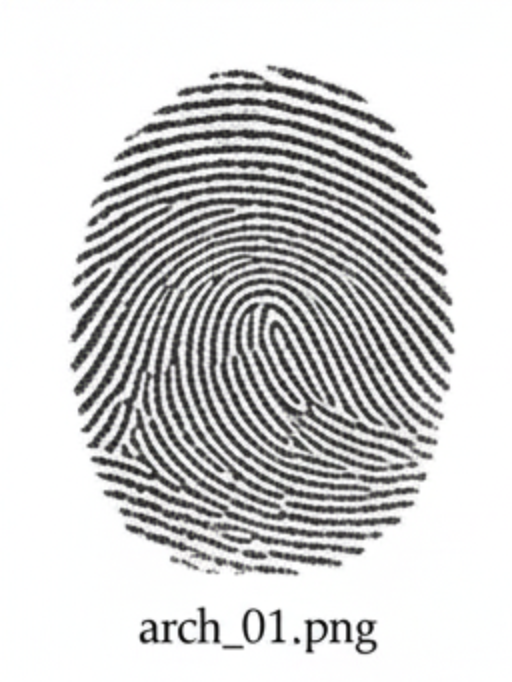
#> input picture data/fingerprint_images/Arch 1.png, 512 x 682 px; its folder holds only this picture in this run
$ python -i feature_extraction.py   (imports and definitions only)   (older library calls are emulated)
#> lines starting #> are read from the running program, lines starting #| are printed output that depends on the picture; after the words box and inside, x2 and y2 are one past the last pixel; in counts of white or black regions, pixels touching at a corner belong together
"""
Module 3: Biometric Feature Extraction
Purpose: Extract pattern type, ridge counts, and minutiae from fingerprint images.
"""
import cv2
import numpy as np
from scipy import ndimage
import os
import pandas as pd
from config import FINGERPRINT_PROCESSED_DIR, FINGERPRINT_RAW_DIR

def _calculate_orientation_field(image, block_size=64):
    """Calculates the flow pattern of the ridges."""
    sobel_x = cv2.Sobel(image, cv2.CV_64F, 1, 0, ksize=3)
    sobel_y = cv2.Sobel(image, cv2.CV_64F, 0, 1, ksize=3)
    g_xx = ndimage.uniform_filter(sobel_x**2, size=block_size)
    g_yy = ndimage.uniform_filter(sobel_y**2, size=block_size)
    g_xy = ndimage.uniform_filter(sobel_x * sobel_y, size=block_size)
    return np.pi / 2 + 0.5 * np.arctan2(2 * g_xy, g_xx - g_yy)

def _calculate_singular_points(orient, mask):
    """Detects Cores and Deltas to classify the fingerprint type."""
    rows, cols = orient.shape
    cores, deltas = [], []
    padded = np.pad(orient, 1, mode='edge')
    for r in range(1, rows, 2):
        for c in range(1, cols, 2):
            if mask[r, c] == 0: continue
            path = [padded[r-1,c-1], padded[r-1,c], padded[r-1,c+1], padded[r,c+1],
                    padded[r+1,c+1], padded[r+1,c], padded[r+1,c-1], padded[r,c-1]]
            diff_sum = sum((((path[(i+1)%8]-path[i])+np.pi/2)%np.pi)-np.pi/2 for i in range(8))
            index = np.rad2deg(diff_sum)
            if 170 < index < 190: cores.append((r, c))
            elif -185 < index < -175: deltas.append((r, c))

    def cluster(pts, dist=55):
        if not pts: return 0
        final = []
        for p in pts:
            if all(np.linalg.norm(np.array(p)-np.array(c)) > dist for c in final):
                final.append(p)
        return len(final)
    return cluster(cores), cluster(deltas)

def extract_fingerprint_features(raw_gray_image):
    """Main extraction pipeline for ridge and minutiae metrics."""
    h, w = raw_gray_image.shape
#> h = 682; w = 512
    mask = np.zeros((h, w), dtype=np.uint8)
    cv2.ellipse(mask, (w//2, h//2), (int(w*0.25), int(h*0.35)), 0, 0, 360, 255, -1)
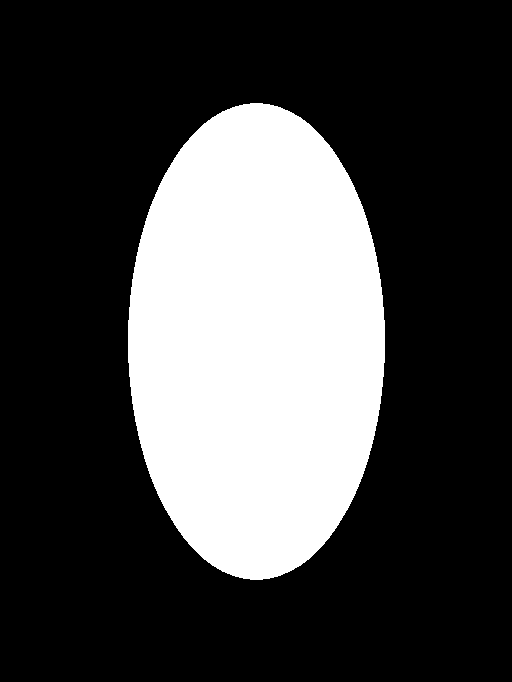
#> mask: shape (682, 512); 27.5% white; 1 white region, box (x1, y1, x2, y2) and area: (128, 103, 385, 580) 96193

    # Preprocessing for ridge detection
    blurred = cv2.GaussianBlur(raw_gray_image, (7, 7), 0)
    binary = cv2.adaptiveThreshold(blurred, 255, cv2.ADAPTIVE_THRESH_GAUSSIAN_C,
                                   cv2.THRESH_BINARY_INV, 21, 10)
#> binary: shape (682, 512); 21% white; 62 white regions (1 under 20 px), largest, box (x1, y1, x2, y2) and area: (81, 246, 444, 453) 3776, (186, 257, 439, 501) 3575, (210, 279, 427, 484) 2997
    thinned = cv2.ximgproc.thinning(binary)
#> thinned: shape (682, 512); 3.8% white in thin lines or dots, all inside (x1, y1, x2, y2) = (73, 68, 452, 653)
    thinned_norm = (thinned > 0).astype(np.uint8) * (mask > 0)
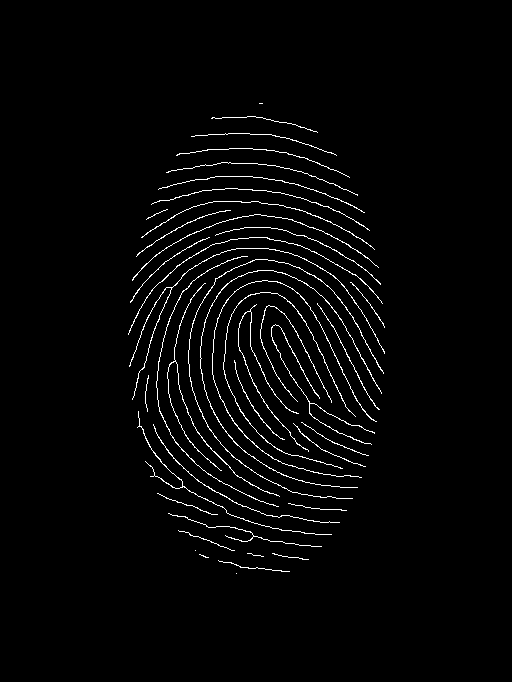
#> thinned_norm: shape (682, 512); values 0 (black) and 1 (white), 2.4% white in thin lines or dots, all inside (x1, y1, x2, y2) = (128, 103, 385, 574)

    # Ridge ratio calculation
    pixel_sum = np.sum(thinned_norm)
#> pixel_sum = 8273
    mask_area = np.sum(mask > 0)
#> mask_area = 96193
    ridge_ratio = pixel_sum / (mask_area + 1)
#> ridge_ratio = 0.086

    # Calculating biometric markers
    ridge_count = max(10, min(int(ridge_ratio * 400), 38))
#> ridge_count = 34
    density = max(9, min(int(ridge_ratio * 200), 20))
#> density = 17
    minutiae = max(20, min(int(ridge_ratio * 800), 78))
#> minutiae = 68

    # Pattern Classification
    orient = _calculate_orientation_field(raw_gray_image, block_size=64)
#> in _calculate_orientation_field, `sobel_y = cv2.Sobel(image, cv2.CV_64F, 0, 1, ksize=3)`:
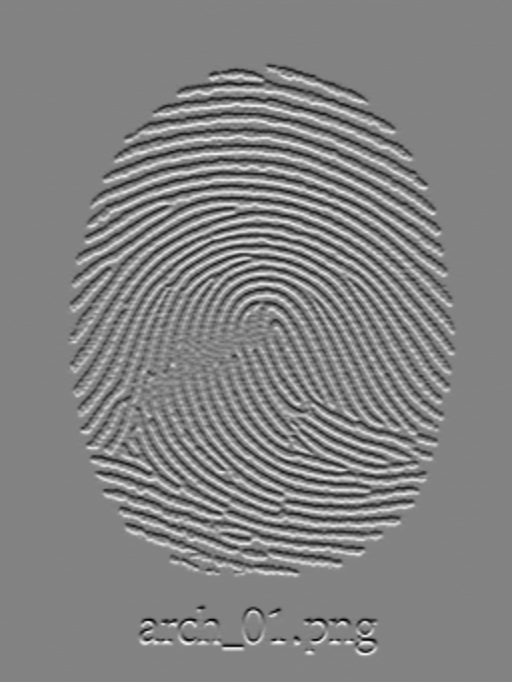
#> sobel_y: shape (682, 512) float64; min -645, max 612, mean 0; drawn with min black and max white
#> in _calculate_orientation_field, `g_xx = ndimage.uniform_filter(sobel_x**2, size=block_size)`:
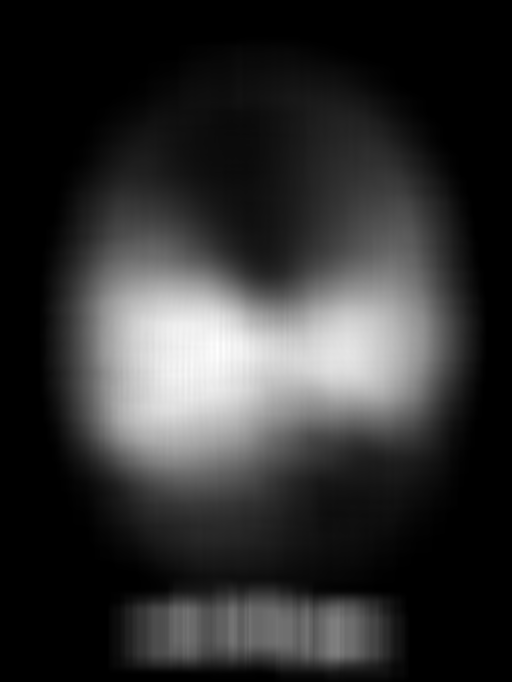
#> g_xx: shape (682, 512) float64; min 0.727, max 80090, mean 15218.9; drawn with min black and max white
#> in _calculate_orientation_field, `g_yy = ndimage.uniform_filter(sobel_y**2, size=block_size)`:
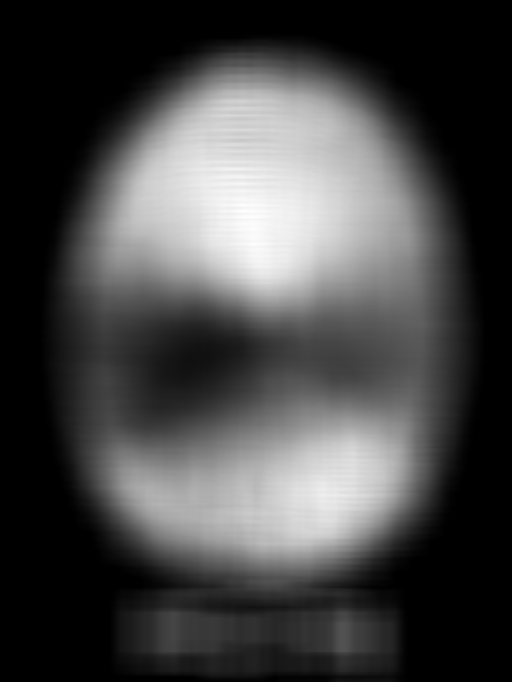
#> g_yy: shape (682, 512) float64; min 0.687, max 79644.1, mean 22031.3; drawn with min black and max white
#> in _calculate_orientation_field, `g_xy = ndimage.uniform_filter(sobel_x * sobel_y, size=block_size)`:
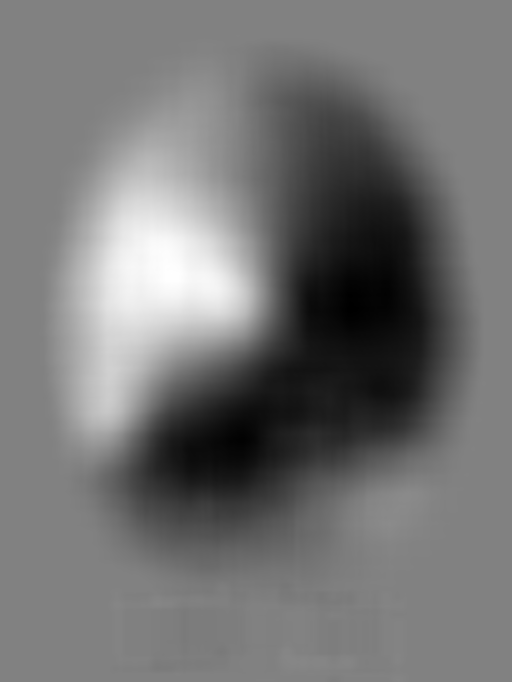
#> g_xy: shape (682, 512) float64; min -40201.8, max 38750.2, mean -4258.3; drawn with min black and max white
    n_cores, n_deltas = _calculate_singular_points(orient, mask)
#> in _calculate_singular_points, `padded = np.pad(orient, 1, mode='edge')`:
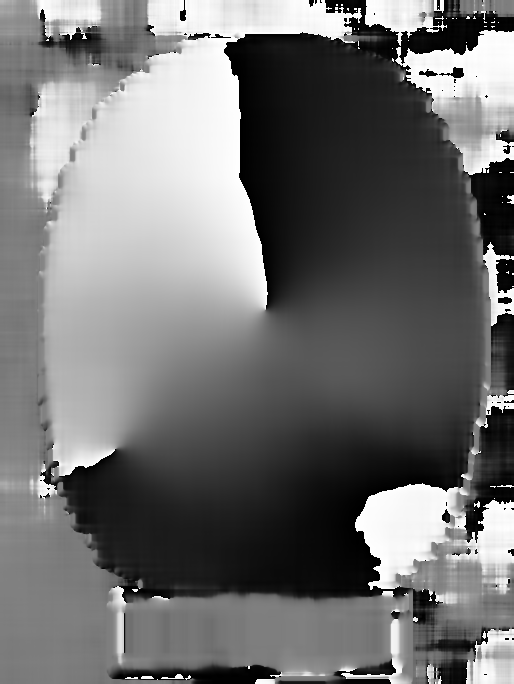
#> padded: shape (684, 514) float64; min 7.01e-06, max 3.14, mean 1.4; drawn with min black and max white
#> after the loop in _calculate_singular_points, `for r in range(1, rows, 2):`: cores = [(309, 265)]; deltas = []
#> the loop in cluster, `for p in pts:` made 1 pass
#> after the loop in cluster, `for p in pts:`: final = [(309, 265)]
#> n_cores = 1; n_deltas = 0

    if n_deltas == 0: f_type = "arch"
    elif n_deltas == 1: f_type = "loop"
    else: f_type = "whorl"

    return {
        'fingerprint_type': f_type,
        'ridge_count': ridge_count,
        'ridge_density': density,
        'minutiae_count': minutiae
    }

def run_extraction():
    print("\n" + "="*70)
    print("MODULE 3: BIOMETRIC FEATURE EXTRACTION")
    print("="*70)
    print(f"{'ID':<15} | {'Type':<8} | {'RC':<4} | {'RD':<4} | {'M':<4}")
    print("-" * 70)

    results = []
    if not os.path.exists(FINGERPRINT_RAW_DIR):
        print(f"✗ Error: {FINGERPRINT_RAW_DIR} not found.")
        return

    # Process all images in the raw directory
    for filename in os.listdir(FINGERPRINT_RAW_DIR):
        if filename.lower().endswith(('.jpg', '.png', '.jpeg')):
            p_id = os.path.splitext(filename)[0]
            img_path = os.path.join(FINGERPRINT_RAW_DIR, filename)
            img = cv2.imread(img_path, 0)

            if img is not None:
                f = extract_fingerprint_features(img)
                f['id'] = p_id  # Ensures lowercase 'id'
                results.append(f)
                print(f"{p_id:<15} | {f['fingerprint_type']:<8} | {f['ridge_count']:<4} | {f['ridge_density']:<4} | {f['minutiae_count']:<4}")

    if results:
        df = pd.DataFrame(results)

        # Standardize all column names to lowercase for integration
        df.columns = [c.lower().replace(' ', '_') for c in df.columns]

        os.makedirs(FINGERPRINT_PROCESSED_DIR, exist_ok=True)
        output_path = os.path.join(FINGERPRINT_PROCESSED_DIR, 'extracted_features.csv')
        df.to_csv(output_path, index=False)

        print(f"\n✅ Extraction Complete.")
        print(f"✓ Columns Saved: {df.columns.tolist()}")
        print(f"✓ Total features saved to: {output_path}")
    else:
        print("⚠ No images were processed. Ensure images are in data/fingerprint_images/")

# [2 lines not run here, left out]

>>> import cv2
>>> picture = cv2.imread('../data/fingerprint_images/Arch 1.png', cv2.IMREAD_GRAYSCALE)
>>> result = extract_fingerprint_features(picture)
#> result = {'fingerprint_type': 'arch', 'ridge_count': 34, 'ridge_density': 17, 'minutiae_count': 68}

$ run again, on data/fingerprint_images/Arch 10.png
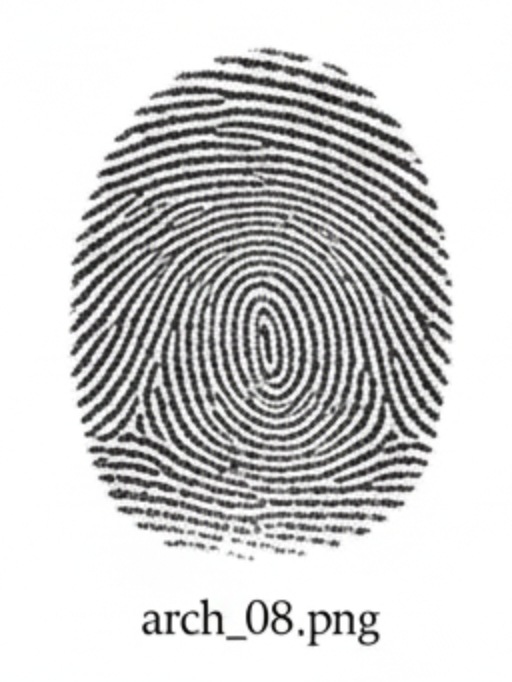
#> input picture data/fingerprint_images/Arch 10.png, 512 x 682 px
#> mask: shape (682, 512); 27.5% white; 1 white region, box (x1, y1, x2, y2) and area: (128, 103, 385, 580) 96193
#> in extract_fingerprint_features, `binary = cv2.adaptiveThreshold(blurred, 255, cv2.ADAPTIVE_THRESH_GAUSS..`:
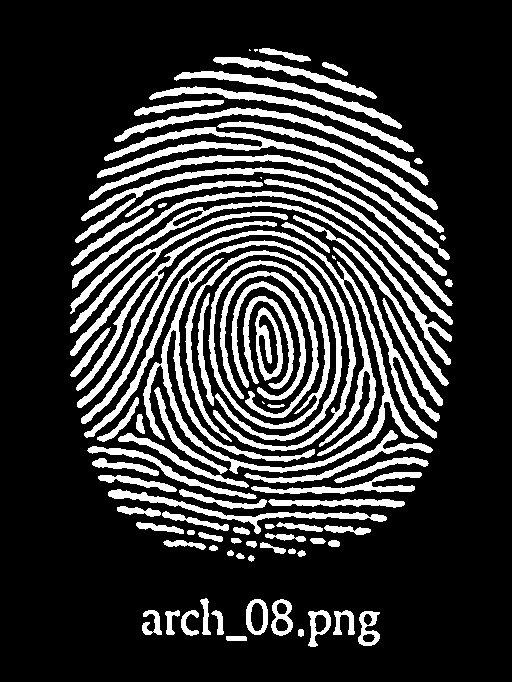
#> binary: shape (682, 512); 21.1% white; 88 white regions (5 under 20 px), largest, box (x1, y1, x2, y2) and area: (81, 230, 419, 474) 11971, (97, 127, 444, 233) 3328, (70, 201, 452, 365) 2849
#> thinned: shape (682, 512); 3.8% white in thin lines or dots, all inside (x1, y1, x2, y2) = (71, 49, 449, 644)
#> thinned_norm: shape (682, 512); values 0 (black) and 1 (white), 2.3% white in thin lines or dots, all inside (x1, y1, x2, y2) = (128, 110, 385, 559)
#> pixel_sum = 8119
#> ridge_ratio = 0.0844
#> ridge_count = 33
#> density = 16
#> minutiae = 67
#> in _calculate_singular_points, `padded = np.pad(orient, 1, mode='edge')`:
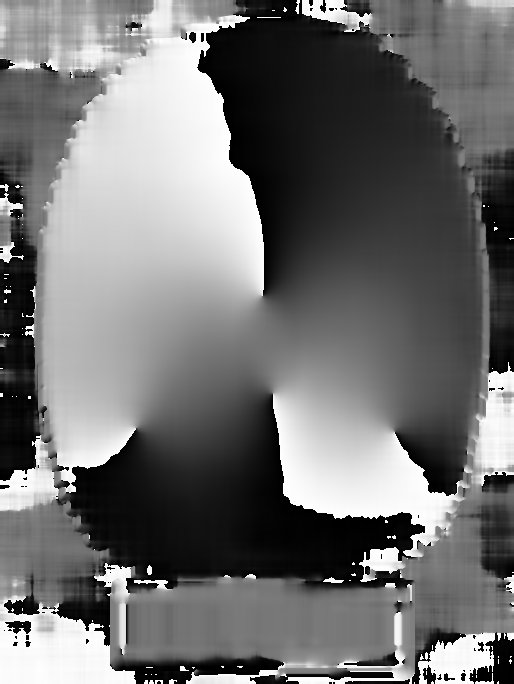
#> padded: shape (684, 514) float64; min 9.66e-07, max 3.14, mean 1.4; drawn with min black and max white
#> after the loop in _calculate_singular_points, `for r in range(1, rows, 2):`: cores = [(295, 263), (393, 273), (579, 255)]; deltas = [(577, 245)]
#> the loop in cluster, `for p in pts:` made 3 passes
#> after the loop in cluster, `for p in pts:`: final = [(295, 263), (393, 273), (579, 255)]
#> the loop in cluster (call 2), `for p in pts:` made 1 pass
#> n_cores = 3; n_deltas = 1
#> result = {'fingerprint_type': 'loop', 'ridge_count': 33, 'ridge_density': 16, 'minutiae_count': 67}

$ run again, on data/fingerprint_images/Arch 3.png
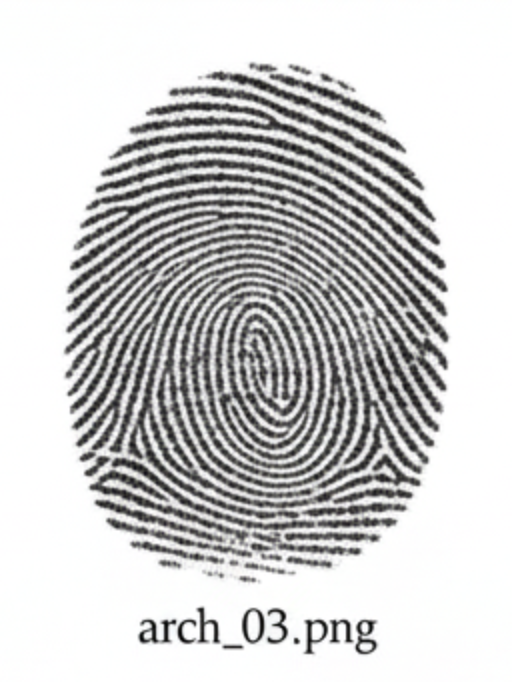
#> input picture data/fingerprint_images/Arch 3.png, 512 x 682 px
#> mask: shape (682, 512); 27.5% white; 1 white region, box (x1, y1, x2, y2) and area: (128, 103, 385, 580) 96193
#> in extract_fingerprint_features, `binary = cv2.adaptiveThreshold(blurred, 255, cv2.ADAPTIVE_THRESH_GAUSS..`:
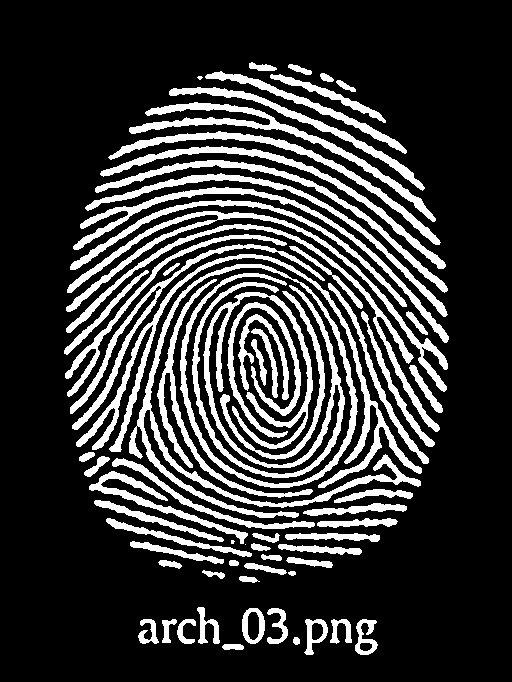
#> binary: shape (682, 512); 21.4% white; 70 white regions (3 under 20 px), largest, box (x1, y1, x2, y2) and area: (129, 264, 421, 518) 7346, (192, 282, 345, 478) 6303, (76, 254, 422, 488) 4844
#> thinned: shape (682, 512); 3.9% white in thin lines or dots, all inside (x1, y1, x2, y2) = (67, 66, 446, 653)
#> thinned_norm: shape (682, 512); values 0 (black) and 1 (white), 2.4% white in thin lines or dots, all inside (x1, y1, x2, y2) = (128, 105, 385, 580)
#> pixel_sum = 8500
#> ridge_ratio = 0.0884
#> ridge_count = 35
#> density = 17
#> minutiae = 70
#> in _calculate_singular_points, `padded = np.pad(orient, 1, mode='edge')`:
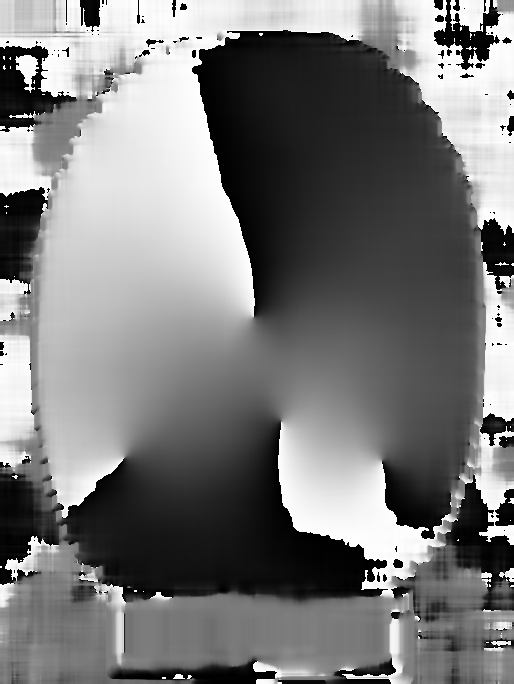
#> padded: shape (684, 514) float64; min 7.25e-06, max 3.14, mean 1.51; drawn with min black and max white
#> after the loop in _calculate_singular_points, `for r in range(1, rows, 2):`: cores = [(317, 253), (421, 281)]; deltas = []
#> the loop in cluster, `for p in pts:` made 2 passes
#> after the loop in cluster, `for p in pts:`: final = [(317, 253), (421, 281)]
#> n_cores = 2; n_deltas = 0
#> result = {'fingerprint_type': 'arch', 'ridge_count': 35, 'ridge_density': 17, 'minutiae_count': 70}
